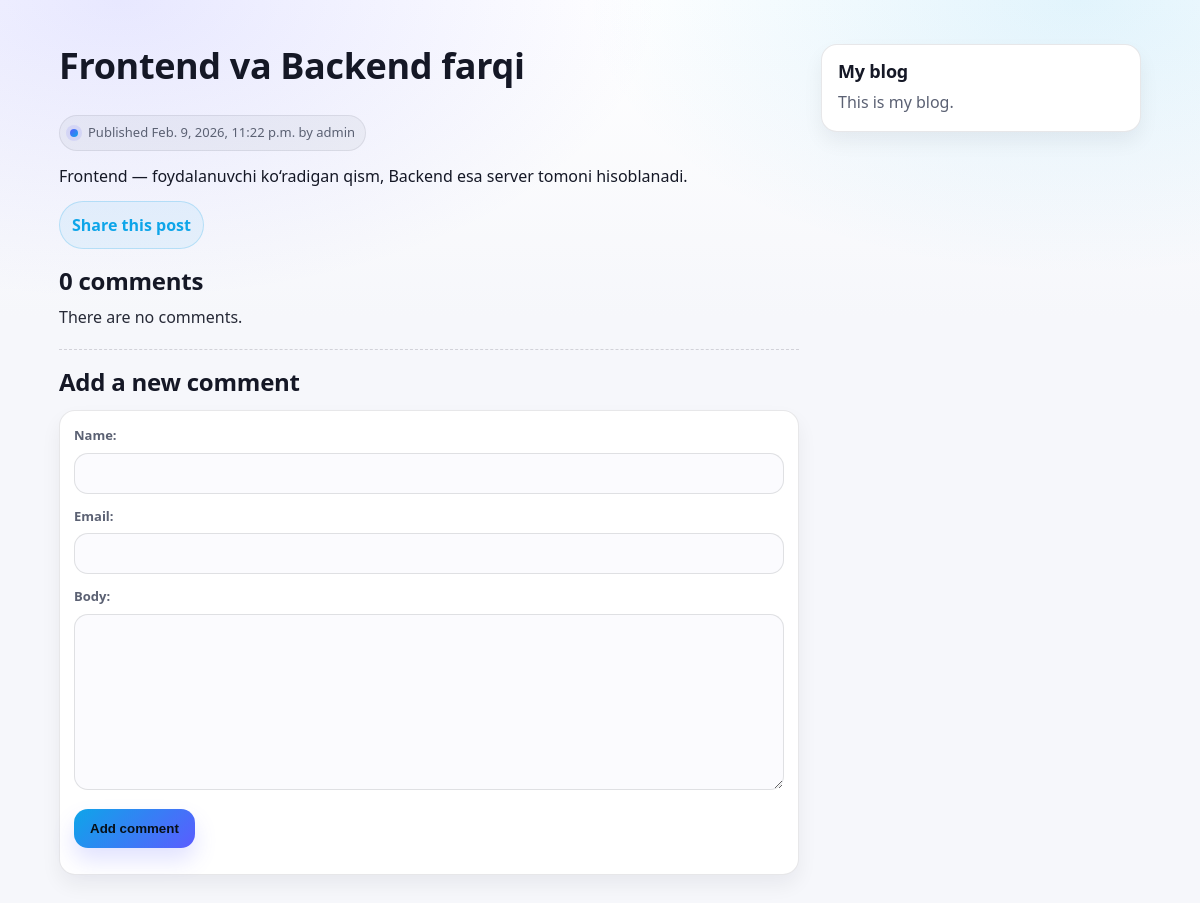
The page /post/2026/2/9/frontend-va-backend-farqi/ on the database its author committed.
### blog/models.py (models this page shows, shortened)
class Post(models.Model):
    class Status(models.TextChoices):
        DRAFT = 'DF', 'Draft'
        PUBLISHED = 'PB', 'Published'
    title = models.CharField(max_length=250)
    slug = models.SlugField(max_length=250, unique_for_date='publish')
    author = models.ForeignKey(
        User,
        on_delete=models.CASCADE,
        related_name='blog_posts'
    )
    body = models.TextField()
    publish = models.DateTimeField(default=timezone.now)
    created = models.DateTimeField(auto_now_add=True)
    updated = models.DateTimeField(auto_now=True)
    status = models.CharField(
        max_length=2,
        choices=Status.choices,
        default=Status.DRAFT
    )
    objects = models.Manager()
    published = PublishedManager()
    class Meta:
        ordering = ['-publish']
        indexes = [
            models.Index(fields=['-publish']),
        ]

### blog/views.py (the view)
# urls.py: path('post/<int:year>/<int:month>/<int:day>/<slug:post>/', post_detail, name='post_detail'),
def post_detail(request, year, month, day, post):
    post = get_object_or_404(
        Post,
        status=Post.Status.PUBLISHED,
        slug=post,
        publish__year=year,
        publish__month=month,
        publish__day=day
    )
    comments = post.comments.filter(active=True)
    form = CommentForm()
    context = {
        'post': post,
        'comments': comments,
        'form': form,
    }
    return render(request, 'blog/post/detail.html', context=context)

### blog/forms.py
class CommentForm(forms.ModelForm):
    class Meta:
        model = Comment
        fields = ['name', 'email', 'body']

### templates/blog/post/detail.html (shortened to what this page needs)
{% extends "blog/base.html" %}
{% block content %}
    <h1>{{ post.title }}</h1>
    <p class="date">
        Published {{ post.publish }} by {{ post.author }}
    </p>
    {{ post.body|linebreaks }}
    <p>
        <a href="{% url 'blog:post_share' post.id %}">
            Share this post
        </a>
    </p>
    {% with comments.count as total_comments %}
        <h2>
            {{ total_comments }} comment{{ total_comments|pluralize }}
        </h2>
    {% endwith %}
    {% for comment in comments %}
        <div class="comment">
            <p class="info">
                Comment {{ forloop.counter }} by {{ comment.name }}
                {{ comment.created }}
            </p>
            {{ comment.body|linebreaks }}
        </div>
    {% empty %}
        <p>There are no comments.</p>
    {% endfor %}
    {% include "blog/post/includes/comment_form.html" %}
{% endblock %}

### static/css/blog.css (style rules this page uses)
:root { --bg: #f6f7fb; --text: #151826; --muted: #5b6173; --muted2:#737a8f; --card: #ffffff; --line: rgba(20, 24, 38, .10); --accent: #5b5cff; --accent2:#0ea5e9; --radius: 16px; --shadow: 0 12px 30px rgba(20,24,38,.08); --shadow2: 0 10px 20px rgba(20,24,38,.06); --max: 1100px; }
* { box-sizing:border-box; }
html,body { height:100%; }
body { margin:0; color:var(--text); font:16px/1.65 system-ui,-apple-system,Segoe UI,Roboto,Arial,"Noto Sans","Helvetica Neue",sans-serif; background: radial-gradient(900px 500px at 10% 0%, rgba(91,92,255,.14), transparent 60%), radial-gradient(900px 500px at 90% 0%, rgba(14,165,233,.12), transparent 55%), linear-gradient(180deg, #ffffff, var(--bg) 35%, var(--bg)); }
@media (min-width: 980px) { body { display:grid; grid-template-columns: 1fr minmax(0, 740px) minmax(0, 320px) 1fr; column-gap: 22px; } }
h1,h2,h3 { margin:0 0 12px; line-height:1.2; letter-spacing:-.01em; }
h1 { font-size: clamp(28px, 3vw, 42px); }
h2 { font-size: clamp(18px, 2vw, 24px); }
p { margin:0 0 12px; color: var(--text); }
a { color: var(--accent2); text-decoration:none; font-weight:700; }
#content h1 { margin-bottom: 18px; }
#content h2 { margin: 18px 0 8px; }
.date { margin: 10px 0 12px; font-size: 13px; color: var(--muted); display: inline-flex; gap: 10px; align-items: center; padding: 6px 10px; border-radius: 999px; background: rgba(20,24,38,.04); border: 1px solid rgba(20,24,38,.08); }
.date::before { content:""; width:8px; height:8px; border-radius: 99px; background: linear-gradient(135deg, var(--accent), var(--accent2)); box-shadow: 0 0 0 4px rgba(91,92,255,.12); }
#content h2 ~ p { color: rgba(21,24,38,.92); }
#content > h1 + .date { margin-top: 10px; }
#content a[href*="share"] { display:inline-flex; align-items:center; gap:8px; padding: 10px 12px; border-radius: 999px; border: 1px solid rgba(14,165,233,.22); background: rgba(14,165,233,.07); }
label { display:block; margin: 0 0 6px; color: var(--muted); font-size: 13px; font-weight: 800; }
input[type="text"], input[type="email"], input[type="url"], input[type="password"], textarea, select { width:100%; padding: 12px 12px; border-radius: 14px; border: 1px solid rgba(20,24,38,.12); background: #fbfbfe; color: var(--text); outline:none; transition: border-color .15s ease, box-shadow .15s ease; }
textarea { min-height: 120px; resize: vertical; }

### rows shown on the page
Post: title "Frontend va Backend farqi", publish "Feb. 9, 2026, 11:22 p.m.", author "admin", body "Frontend — foydalanuvchi ko‘radigan qism, Backend esa server tomoni hisoblanadi."

### other values the page prints
{{ total_comments }} "0"
